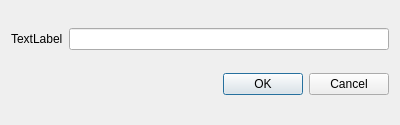
<?xml version="1.0" encoding="UTF-8"?>
<ui version="4.0">
 <class>TxtSetDialog</class>
 <widget class="QDialog" name="TxtSetDialog">
  <property name="geometry">
   <rect>
    <x>0</x>
    <y>0</y>
    <width>400</width>
    <height>125</height>
   </rect>
  </property>
  <property name="sizePolicy">
   <sizepolicy hsizetype="Minimum" vsizetype="Minimum">
    <horstretch>0</horstretch>
    <verstretch>0</verstretch>
   </sizepolicy>
  </property>
  <property name="windowTitle">
   <string/>
  </property>
  <layout class="QVBoxLayout" name="verticalLayout">
   <item>
    <layout class="QHBoxLayout" name="horizontalLayout">
     <item>
      <widget class="QLabel" name="label">
       <property name="text">
        <string>TextLabel</string>
       </property>
      </widget>
     </item>
     <item>
      <widget class="QLineEdit" name="lineEdit"/>
     </item>
    </layout>
   </item>
   <item>
    <widget class="QDialogButtonBox" name="buttonBox">
     <property name="orientation">
      <enum>Qt::Horizontal</enum>
     </property>
     <property name="standardButtons">
      <set>QDialogButtonBox::Cancel|QDialogButtonBox::Ok</set>
     </property>
    </widget>
   </item>
  </layout>
 </widget>
 <resources/>
 <connections>
  <connection>
   <sender>buttonBox</sender>
   <signal>accepted()</signal>
   <receiver>TxtSetDialog</receiver>
   <slot>accept()</slot>
   <hints>
    <hint type="sourcelabel">
     <x>248</x>
     <y>254</y>
    </hint>
    <hint type="destinationlabel">
     <x>157</x>
     <y>274</y>
    </hint>
   </hints>
  </connection>
  <connection>
   <sender>buttonBox</sender>
   <signal>rejected()</signal>
   <receiver>TxtSetDialog</receiver>
   <slot>reject()</slot>
   <hints>
    <hint type="sourcelabel">
     <x>316</x>
     <y>260</y>
    </hint>
    <hint type="destinationlabel">
     <x>286</x>
     <y>274</y>
    </hint>
   </hints>
  </connection>
 </connections>
</ui>
